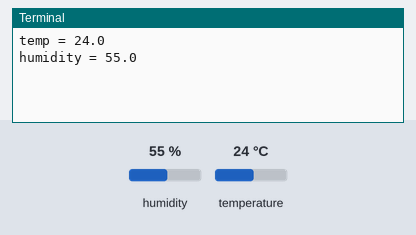
Recording of a program running on a simulated Raspberry Pi (BCM pin numbers). On the bench: the last lines printed to the terminal. Inputs (shaded band) come from the test bench; at power-on: humidity 55 %, temperature 24 °C.

Above: at 1.2 s.
1.3 s: humidity set to 22 %
At 2.9 s:
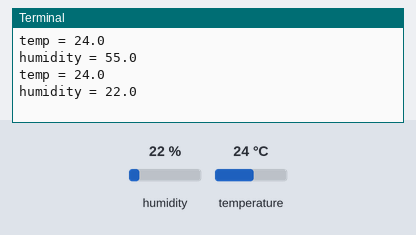
3.4 s: temperature set to 12 °C
At 4.8 s:
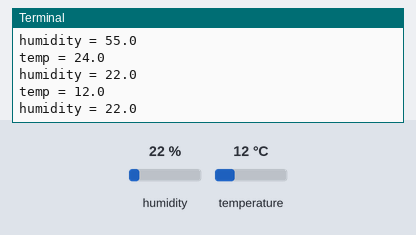
5.5 s: humidity set to 40 %
At 7.9 s:
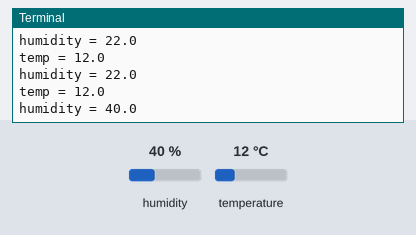
Timing chart, 0 to 9.4 s (numbered marks = the images above; inputs shaded):
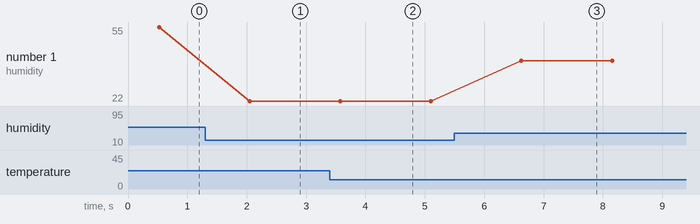

The program:

example05-dht.py
```python
import RPi.GPIO as GPIO
GPIO.setmode(GPIO.BCM)
GPIO.setwarnings(False)
import time
import passivebuzzer
import Adafruit_DHT

#pin map
D2 = 17
D3 = 18
D4 = 27
D5 = 22
D6 = 23
D7 = 24
D8 = 25
D9 = 4
D10 = 8
A3 = 7

#setup pins
GPIO.setup(D2, GPIO.IN)

#interact with pins
while True:
    humidity, temp = Adafruit_DHT.read_retry(Adafruit_DHT.DHT11, D2)
    print("temp =", temp)
    print("humidity =", humidity)
    time.sleep(1)
```

passivebuzzer.py
```python
#PASSIVE BUZZER LIBRARY
import RPi.GPIO as GPIO
import time

#playnote function takes in:
#   pin (the pin the buzzer is connected to)
#   pitch (the requency of the note to play)
#   duration (how long to play the note, in seconds)
def playnote(pin, pitch, duration):
    delay = (1.0/pitch) * 1/2
    cycles = int(duration * pitch)
    for _ in range(cycles):
        GPIO.output(pin,1)
        time.sleep(delay)
        GPIO.output(pin,0)
        time.sleep(delay)
```

Measured:
- after the input at 1.3 s, the terminal: prints a new line after 0.75 s (image 1)
- after the input at 3.4 s, the terminal: prints a new line after 0.18 s (image 2)
- after the input at 5.5 s, the terminal: prints a new line after 1.1 s (image 3)
- plotted number 1: 55 → 22 after the input at 1.3 s, 22 → 40 after the input at 5.5 s
